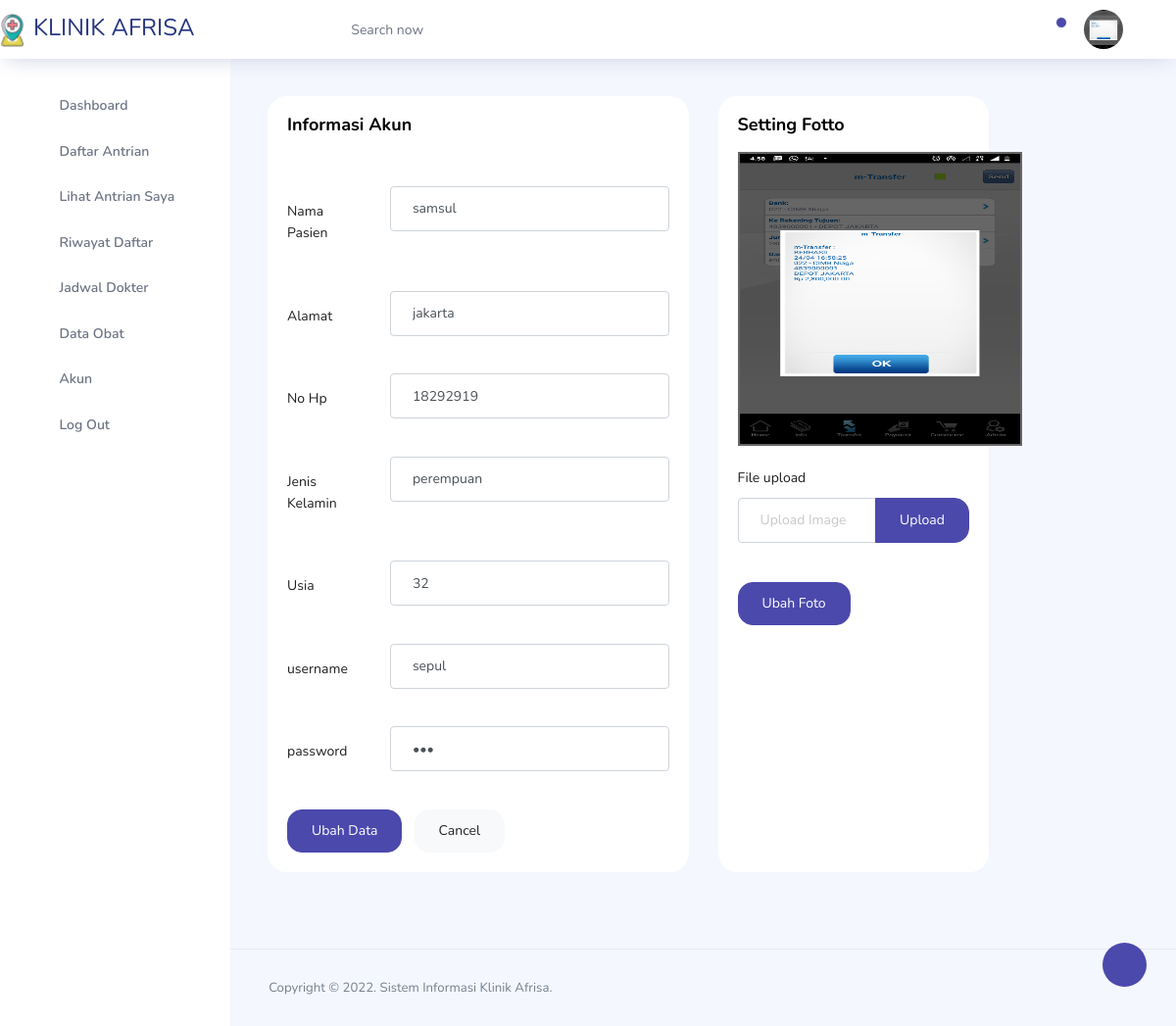
The page /user/User/setting.php?aksi=edit&id_user=pasien6964 (signed in) on the database its author committed.
### tables this page shows
CREATE TABLE `pasien` (
  `id_user` varchar(10) NOT NULL,
  `nama_pasien` varchar(100) NOT NULL,
  `alamat` varchar(50) NOT NULL,
  `no_hp` varchar(14) NOT NULL,
  `username` varchar(50) NOT NULL,
  `password` text NOT NULL,
  `level` varchar(15) NOT NULL,
  `gambar` text NOT NULL,
  `jenis_kelamin` varchar(55) NOT NULL,
  `usia` int(11) NOT NULL,
  `tgl_lahir` date NOT NULL
);

### user/User/setting.php (the view, shortened to what this page needs)
<?php
include 'koneksidb.php';
include 'template/header.php';
include 'template/navbar.php';
?>
      <div class="main-panel">
        <div class="content-wrapper">
          <div class="row">
            <div class="col-md-6 grid-margin stretch-card">
              <div class="card">
                <div class="card-body">
                  <h4 class="card-title">Informasi Akun</h4>
                  <p class="card-description">
                  <br>
                  </p>
                <form class="forms-sample" action="" method="post" enctype="multipart/form-data" name="form1" id="form1">
                    <div class="form-group row">
                      <label for="exampleInputUsername2" class="col-sm-3 col-form-label">Nama Pasien</label>
                      <div class="col-sm-9">
                        <input type="text" class="form-control" name="nama_pasien" id="exampleInputUsername2" value="<?php echo $data['nama_pasien']; ?>"  placeholder="Username" >
                      </div>
                    </div>
                    <div class="form-group row">
                      <label for="exampleInputEmail2" class="col-sm-3 col-form-label">Alamat</label>
                      <div class="col-sm-9">
                        <input type="text" class="form-control" name="alamat"  id="exampleInputEmail2" value="<?php echo $data['alamat']; ?>" placeholder="alamat"  >
                      </div>
                    </div>
                    <div class="form-group row">
                      <label for="exampleInputMobile" class="col-sm-3 col-form-label">No Hp</label>
                      <div class="col-sm-9">
                        <input type="text" class="form-control" name="no_hp"  id="exampleInputMobile" value="<?php echo $data['no_hp']; ?>"  placeholder="Mobile number">
                      </div>
                    </div>
                    <div class="form-group row">
                      <label for="exampleInputPassword2" class="col-sm-3 col-form-label">Jenis Kelamin</label>
                      <div class="col-sm-9">
                        <input type="text" class="form-control" name="jenis_kelamin"  id="exampleInputPassword2" value="<?php echo $data['jenis_kelamin']; ?>"  placeholder="Password">
                      </div>
                    </div>
                    <div class="form-group row">
                      <label for="exampleInputConfirmPassword2" class="col-sm-3 col-form-label">Usia</label>
                      <div class="col-sm-9">
                        <input type="text" class="form-control" name="usia"  id="exampleInputConfirmPassword2" value="<?php echo $data['usia']; ?>"  placeholder="Usia">
                      </div>
                    </div>
                    <div class="form-group row">
                      <label for="exampleInputConfirmPassword2" class="col-sm-3 col-form-label">username</label>
                      <div class="col-sm-9">
                        <input type="text" class="form-control" name="username"  id="exampleInputConfirmPassword2" value="<?php echo $data['username']; ?>"  placeholder="username">
                      </div>
                    </div>
                    <div class="form-group row">
                      <label for="exampleInputConfirmPassword2" class="col-sm-3 col-form-label">password</label>
                      <div class="col-sm-9">
                        <input type="password" class="form-control" name="password"  id="exampleInputConfirmPassword2" value="<?php echo $data['password']; ?>"  placeholder="Password">
                      </div>
                    </div>
                  <button type="submit" name="update"  class="btn btn-primary mr-2">Ubah Data</button>
                    <button class="btn btn-light">Cancel</button>
                  </form>
                </div>
              </div>
            </div>
              <div class="col-md-4 grid-margin stretch-card">
              <div class="card">
                <div class="card-body">
                <h4  class="card-title">Setting Fotto </h4>
                  <form class="" action="" method="post" enctype="multipart/form-data" name="form1" id="form1">
                  <div class="template-demo">
                     <td rowspan="8"><img src="<?php echo $data['gambar'] ?>" class="img-rounded" height="300" width="290" style="border: 2px solid #666666;" /></td>
                  <br>
                      <br>
                    <div class="form-group">
                      <label>File upload</label>
                      <div class="input-group col-xs-12">
                        <input type="text" id="gambar" name="gambar" class="form-control file-upload-info" disabled placeholder="Upload Image"  onchange="PreviewImage();">
                        <span class="input-group-append">
                          <button class="file-upload-browse btn btn-primary" type="button">Upload</button>
                        </span>
                      </div>
                    </div>
                    <button type="submit" name="update2"  class="btn btn-primary mr-2">Ubah Foto</button>
                  </div>
                </div>
              </div>
            </div>
               </div>
             </div>
       <?php include 'template/footer.php'; ?>
      </div>
    </div>
  </div>
</body>
</html>

### user/User/template/header.php (shortened to what this page needs)
<!DOCTYPE html>
<html lang="en">
<head>
  <link rel="stylesheet" href="vendors/feather/feather.css">
  <link rel="stylesheet" href="vendors/ti-icons/css/themify-icons.css">
  <link rel="stylesheet" href="vendors/css/vendor.bundle.base.css">
  <link rel="stylesheet" href="vendors/datatables.net-bs4/dataTables.bootstrap4.css">
  <link rel="stylesheet" href="vendors/ti-icons/css/themify-icons.css">
  <link rel="stylesheet" type="text/css" href="js/select.dataTables.min.css">
  <link rel="stylesheet" href="css/vertical-layout-light/style.css">
</head>

### user/User/template/navbar.php (shortened to what this page needs)
<?php
include 'koneksidb.php';
?>
<body>
  <div class="container-scroller">
    <nav class="navbar col-lg-12 col-12 p-0 fixed-top d-flex flex-row">
      <div class="text-center navbar-brand-wrapper d-flex align-items-center justify-content-center">
        <a class="navbar-brand brand-logo mr-5" href="index.php"><img src="../../assets/img/logoKlinik1.png" class="mr-2" alt="logo"/>KLINIK AFRISA</a>
      </div>
      <div class="navbar-menu-wrapper d-flex align-items-center justify-content-end">
        <button class="navbar-toggler navbar-toggler align-self-center" type="button" data-toggle="minimize">
          <span class="icon-menu"></span>
        </button>
        <ul class="navbar-nav mr-lg-2">
          <li class="nav-item nav-search d-none d-lg-block">
            <div class="input-group">
              <div class="input-group-prepend hover-cursor" id="navbar-search-icon">
                <span class="input-group-text" id="search">
                  <i class="icon-search"></i>
                </span>
              </div>
              <input type="text" class="form-control" id="navbar-search-input" placeholder="Search now" aria-label="search" aria-describedby="search">
            </div>
          </li>
        </ul>
        <ul class="navbar-nav navbar-nav-right">
          <li class="nav-item dropdown">
            <a class="nav-link count-indicator dropdown-toggle" id="notificationDropdown" href="#" data-toggle="dropdown">
              <i class="icon-bell mx-0"></i>
              <span class="count"></span>
            </a>
          </li>
          <li class="nav-item nav-profile dropdown">
            <a class="nav-link dropdown-toggle" href="#" data-toggle="dropdown" id="profileDropdown">
              <img src="<?php echo $_SESSION['gambar']; ?>" alt="profile"/>
            </a>
          </li>
        </ul>
      </div>
    </nav>
    <div class="container-fluid page-body-wrapper">
      <div class="theme-setting-wrapper">
        <div id="settings-trigger"><i class="ti-settings"></i></div>
      </div>
      <nav class="sidebar sidebar-offcanvas" id="sidebar">
        <ul class="nav">
          <li class="nav-item">
            <a class="nav-link" href="index.php">
              <i class="icon-grid menu-icon"></i>
              <span class="menu-title">Dashboard</span>
            </a>
          </li>
          <li class="nav-item">
            <a class="nav-link"  href="daftar.php" aria-expanded="false" aria-controls="ui-basic">
              <i class="icon-layout menu-icon"></i>
              <span class="menu-title">Daftar Antrian</span>
              <i class="menu-arrow"></i>
            </a>
          </li>
          <li class="nav-item">
            <a class="nav-link"  href="antriansaya.php" aria-expanded="false" aria-controls="ui-basic">
              <i class="icon-layout menu-icon"></i>
              <span class="menu-title">Lihat Antrian Saya</span>
              <i class="menu-arrow"></i>
            </a>
          </li>
          <li class="nav-item">
            <a class="nav-link"  href="riwayat.php" aria-expanded="false" aria-controls="ui-basic">
              <i class="icon-layout menu-icon"></i>
              <span class="menu-title">Riwayat Daftar</span>
              <i class="menu-arrow"></i>
            </a>
          </li>
          <li class="nav-item">
            <a class="nav-link" href="jadwal.php" aria-expanded="false" aria-controls="ui-basic">
              <i class="icon-layout menu-icon"></i>
              <span class="menu-title">Jadwal Dokter</span>
              <i class="menu-arrow"></i>
            </a>
          </li>
          <li class="nav-item">
            <a class="nav-link" href="dataobat.php" aria-expanded="false" aria-controls="ui-basic">
              <i class="icon-layout menu-icon"></i>
              <span class="menu-title">Data Obat</span>
              <i class="menu-arrow"></i>
            </a>
          </li>
          <li class="nav-item">
            <a class="nav-link" data-toggle="collapse" href="#icons" aria-expanded="false" aria-controls="icons">
              <i class="icon-contract menu-icon"></i>
              <span class="menu-title">Akun</span>
              <i class="menu-arrow"></i>
            </a>
              <?php
            $query = mysqli_query($kon, "SELECT * FROM pasien WHERE id_user='$_SESSION[id_user]'");
            $data  = mysqli_fetch_array($query);
            ?>
          </li>
          <li class="nav-item">
            <a class="nav-link" data-toggle="collapse" href="#auth" aria-expanded="false" aria-controls="auth">
              <i class="icon-head menu-icon"></i>
              <span class="menu-title">Log Out</span>
              <i class="menu-arrow"></i>
            </a>
          </li>
        </ul>
      </nav>

### user/User/template/footer.php
<footer class="footer">
        <div class="d-sm-flex justify-content-center justify-content-sm-between">
          <span class="text-muted text-center text-sm-left d-block d-sm-inline-block">Copyright © 2022. Sistem Informasi Klinik Afrisa.</span>
          <span class="float-none float-sm-right d-block mt-1 mt-sm-0 text-center"> <i class="ti-heart text-danger ml-1"></i></span>
        </div>
      </footer>

### rows shown on the page
pasien: nama_pasien "samsul", alamat "jakarta", no_hp "18292919", jenis_kelamin "perempuan", usia "32", username "sepul", gambar (picture)
